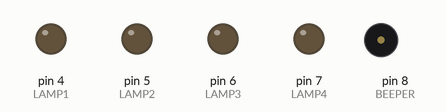
Recording of a sketch running on a simulated Arduino Uno, built with avr-gcc and run on an emulated ATmega328P. Shown: output pins drawn as LEDs (lit = HIGH), buzzer (waves = sounding). Random numbers use the default seed unless the sketch sets one.

Above: at 0.6 s.
At 4.11 s:
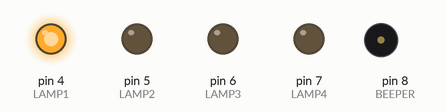
At 8.53 s:
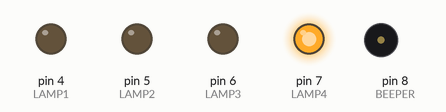
At 20.34 s:
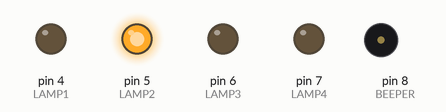
At 29.7 s:
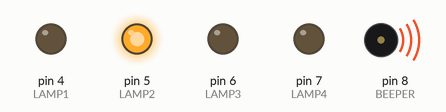
At 38.99 s:
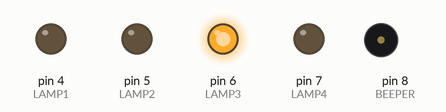
Timing chart, 0 to 40.0 s (numbered marks = the images above):
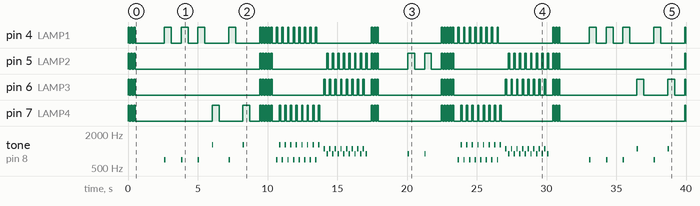

Measured:
- by itself, pin 4 (LAMP1): LOW → HIGH at 0.01 s, → LOW 0.10 s later, → HIGH 0.10 s later, → LOW 0.10 s later, … (88 changes in this stretch)
- by itself, pin 5 (LAMP2): LOW → HIGH at 0.01 s, → LOW 0.10 s later, → HIGH 0.10 s later, → LOW 0.10 s later, … (76 changes in this stretch)
- by itself, pin 6 (LAMP3): LOW → HIGH at 0.01 s, → LOW 0.10 s later, → HIGH 0.10 s later, → LOW 0.10 s later, … (76 changes in this stretch)
- by itself, pin 7 (LAMP4): LOW → HIGH at 0.01 s, → LOW 0.10 s later, → HIGH 0.10 s later, → LOW 0.10 s later, … (76 changes in this stretch)
- by itself, tone on pin 8 (BEEPER): plays 700 Hz for 0.10 s, 700 Hz for 0.10 s, 700 Hz for 0.10 s, 1300 Hz for 0.10 s, 700 Hz for 0.10 s, 1300 Hz for 0.10 s … (78 notes in this stretch)

The sketch:

simonCode.ino
```cpp
// (licence header left out)
#define BUT1   0	//button1 connected to GND and D0 with 10K pullup to +5V
#define BUT2   1	//button2 connected to GND and D1 with 10K pullup to +5V
#define BUT3   2	//button3 connected to GND and D2 with 10K pullup to +5V
#define BUT4   3	//button4 connected to GND and D3 with 10K pullup to +5V
#define LAMP1  4	//LED1 connected to GND and D4 via 560 ohm resistor
#define LAMP2  5	//LED2 connected to GND and D5 via 560 ohm resistor
#define LAMP3  6	//LED3 connected to GND and D6 via 560 ohm resistor
#define LAMP4  7	//LED4 connected to GND and D7 via 560 ohm resistor
#define BEEPER 8	//piezzo buzzer connected to D8 and +5V

#define TOTTURNS   64   //total number of game steps
#define TURNPAUSE 100   //pause between steps
#define GAMESPEED 500   //delay of blinking during gameplay
#define BLRATE 100      //blink rate of endgame lights
#define RESPTIME 500    //wait time per button to respond

int Game[TOTTURNS];	//total number or steps in the game
int Count;
boolean LoseFlag;
boolean WinFlag;
boolean TimeOut;
boolean GameStart;

void reset()  //reset game
{
  Count = 0;
  LoseFlag = false;
  WinFlag = false;
  TimeOut = true;
  for (int i=0;i<TOTTURNS;i++)
    Game[i] = random(1,5);
}

void setup()
{
  Serial.begin(9600);
  randomSeed(analogRead(0));	//we will use random generator
  for (int i=0;i<5;i++)		//buttons are inputs
    pinMode(i, INPUT);
  for (int i=4;i<9;i++)		//leds and buzzer output
    pinMode(i, OUTPUT);
  reset();
}

int butread() //read which button is pressed
{
  int Pressed;
  if (digitalRead(BUT1) == LOW) Pressed = 1;
  else if (digitalRead(BUT2) == LOW) Pressed = 2;
  else if (digitalRead(BUT3) == LOW) Pressed = 3;
  else if (digitalRead(BUT4) == LOW) Pressed = 4;
  else Pressed = 0;
  return Pressed;
}

void win() //event in case of win
{
  for (int i=0;i<5;i++)
    litall(BLRATE);
  delay(BLRATE*2);
  for (int i=0;i<4;i++)
  {
    for (int j=0;j<4;j++)
      lit(j+1,BLRATE);
    delay(BLRATE);
    for (int j=4;j>0;j--)
      lit(j,BLRATE);
    delay(BLRATE);
  }
  delay(BLRATE*2);
  reset();
}

void lose() //event in case of loss
{
  for (int i=0;i<5;i++)
    litall(BLRATE);
  delay(BLRATE*2);
  for (int i=0;i<4;i++)
  {
    lit(1,BLRATE);
    lit(4,BLRATE);
    lit(1,BLRATE);
    lit(4,BLRATE);
  }
  delay(BLRATE*2);
  for (int i=0;i<4;i++)
  {
    lit(3,BLRATE);
    lit(2,BLRATE);
    lit(3,BLRATE);
    lit(2,BLRATE);
  }
  delay(BLRATE*2);
  reset();
}

void lit(int Choice, int Duration) //light up a lamp
{
  int LampCh;
  if (Choice == 1) LampCh = LAMP1;
  else if (Choice == 2) LampCh = LAMP2;
  else if (Choice == 3) LampCh = LAMP3;
  else if (Choice == 4) LampCh = LAMP4;
  else LampCh = 99;

  digitalWrite(LampCh, HIGH);
  tone(BEEPER, Choice*200 + 500, 100);
  delay(Duration);
  digitalWrite(LampCh, LOW);
  delay(Duration);
}

void litall(int Duration) //light up all lamps
{
  digitalWrite(LAMP1, HIGH);
  digitalWrite(LAMP2, HIGH);
  digitalWrite(LAMP3, HIGH);
  digitalWrite(LAMP4, HIGH);
  delay(Duration);
  digitalWrite(LAMP1, LOW);
  digitalWrite(LAMP2, LOW);
  digitalWrite(LAMP3, LOW);
  digitalWrite(LAMP4, LOW);
  delay(Duration);
}

void play(int Turn) //display sequence to be repeated by user
{
  for (int i=0;i<Turn;i++)
  {
    lit(Game[i], GAMESPEED);
    delay(10);
  }
}

void human(int Turn) //receive user's attempt to repeat sequence
{
  for (int i=0;i<Turn;i++)
  {
    for (int j=0;j<RESPTIME;j++)
    {
      if (butread() == Game[i])
      {
        lit(Game[i], GAMESPEED);
        TimeOut = false;
        break;
      }
      else if (butread() != 0 && butread() !=Game[i])
      {
        lit(Game[i], GAMESPEED);
        TimeOut = false;
        LoseFlag = true;
      }
      else delay (10);
      if (LoseFlag == true) break;
    }
    if (TimeOut)
    {
      LoseFlag = true;
    }
    TimeOut = true;
    if (LoseFlag) break;
//    else while (butread() == Game[i]);
    if (i == TOTTURNS-1) WinFlag = true;
  }
}

void loop()
{
  if (digitalRead(BUT1) == LOW && digitalRead(BUT2) == LOW && GameStart == false) //start a new game
  {
    GameStart = true;
    for (int i=0;i<3;i++)
      litall(BLRATE);
    delay(2000);
  }
  if (LoseFlag)
  {
     GameStart = false;
     lose();
  }
  if (WinFlag)
  {
     GameStart = false;
     win();
  }

  if (GameStart)
  {
    Count++;

    play(Count);
    delay(200);
    human(Count);
    delay(200);
  }
}
```
